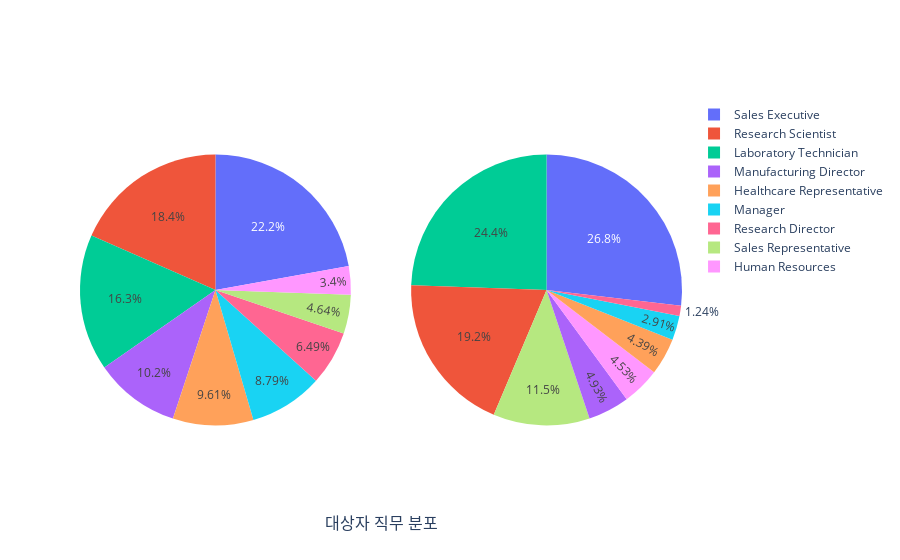

The cell this chart's notebook holds for it:
### Markdown cell above
3. 직무에 따른 은퇴자 비율을 나타낸 것이다.
   - 왼쪽 그래프는 전체 대상자들의 직무 분포를 나타낸 것이다.
   - 오른쪽 그래프는 은퇴한 대상자들의 직무 분포를 나타낸 것이다.

상대적으로 은퇴 비율이 높은 직무는 Sales Executive, Research Scientist, Laboratory Technician, Sales Representative, Human Resources가 있고, 

상대적으로 은퇴 비율이 낮은 직무는 Manufacturing Director, Healthcare Representative, Manager, Research Director가 있다.

### Code cell
fig = make_subplots(rows=1, cols=2, specs=[[{'type':'pie'},{'type':'pie'}]], x_title='대상자 직무 분포')


                   
fig.add_pie(labels=data.JobRole, values = data.Age,row=1,col=1)
fig.add_pie(labels=data[data['Attrition'] == 'Yes'].JobRole, values= data[data['Attrition'] == 'Yes'].Age,row=1,col=2)


fig.show()
tls.get_embed(py.plot(fig, filename = 'Job_Role_Distribution', auto_open=True))

### Figure 1 — Plotly figure (JSON) as saved in the notebook; plotly's stock layout.template omitted (floating-point values rounded to 4 significant figures; data arrays with more than 128 entries replaced by an {"elided": "..."} marker saying what was removed)
{"data": [{"domain": {"x": [0, 0.45], "y": [0, 1]}, "labels": {"elided": "1470 str values"}, "type": "pie", "values": {"elided": "1470 int values"}}, {"domain": {"x": [0.55, 1], "y": [0, 1]}, "labels": {"elided": "237 str values"}, "type": "pie", "values": {"elided": "237 int values"}}], "layout": {"annotations": [{"font": {"size": 16}, "showarrow": false, "text": "대상자 직무 분포", "x": 0.5, "xanchor": "center", "xref": "paper", "y": 0, "yanchor": "top", "yref": "paper", "yshift": -30}]}}
